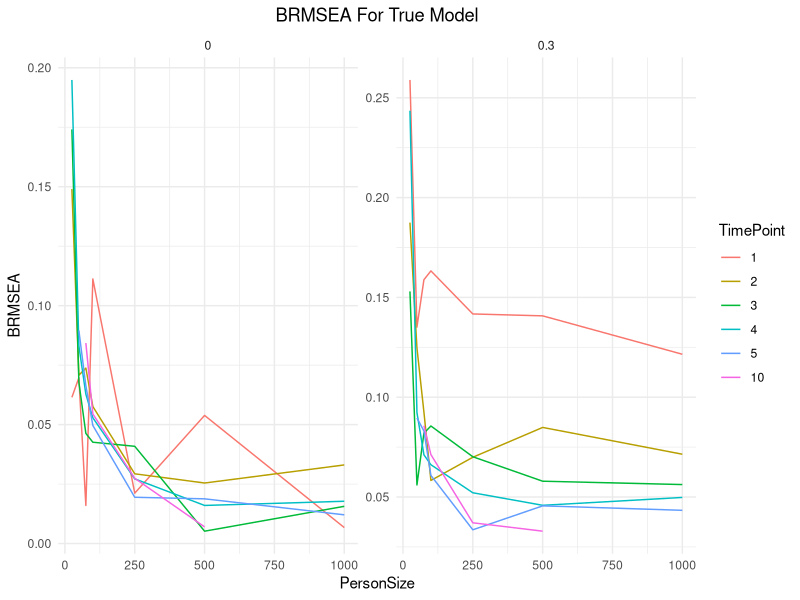
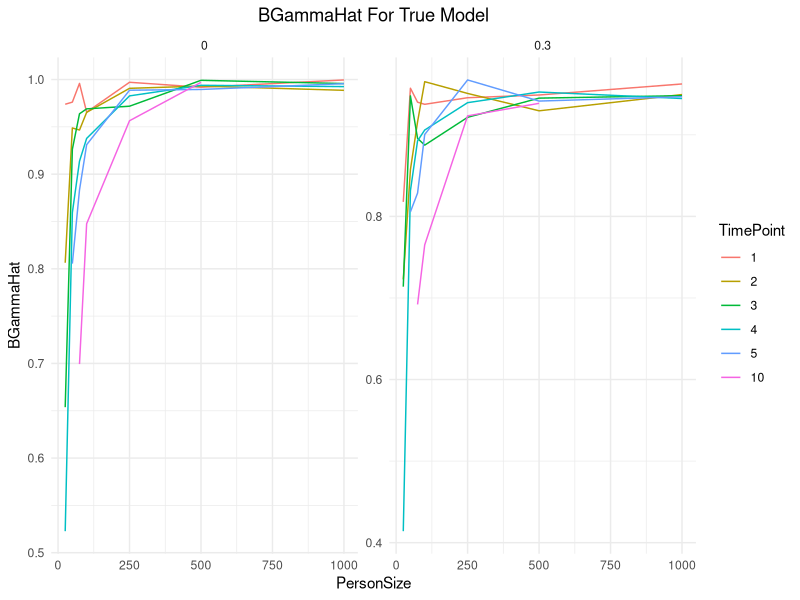
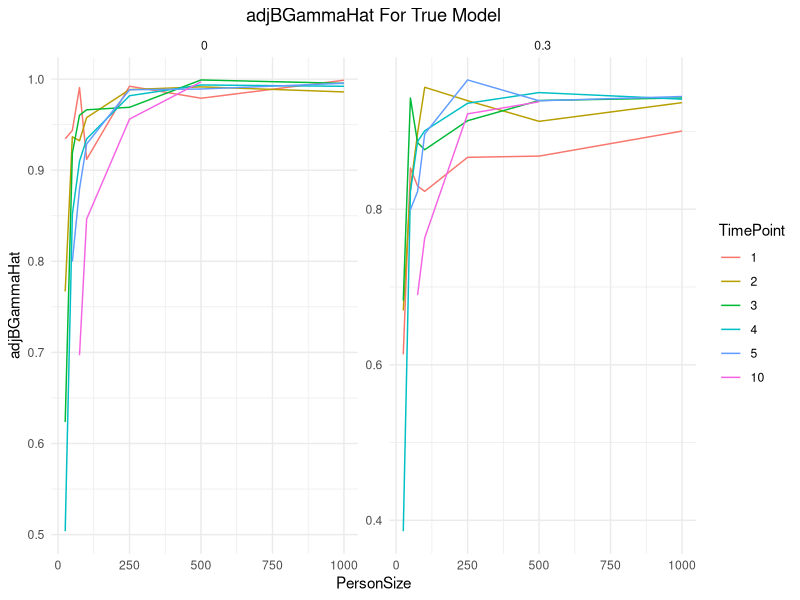
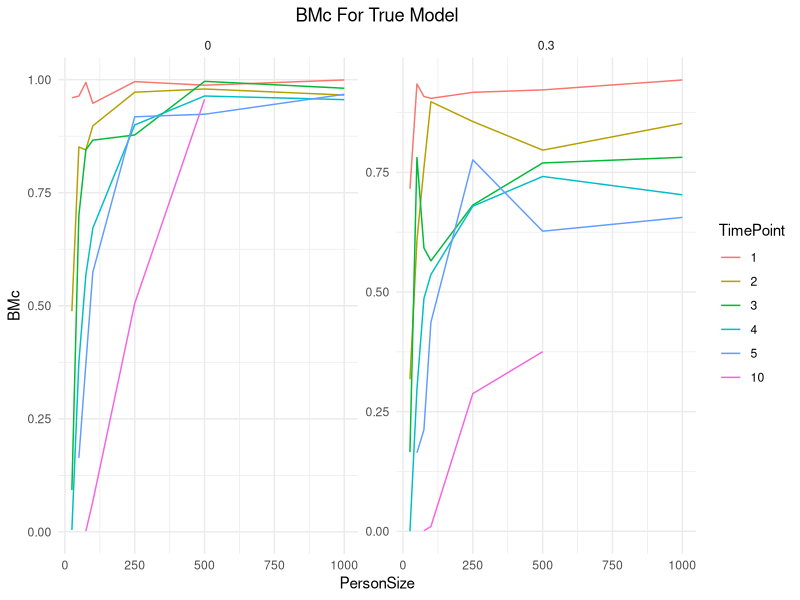
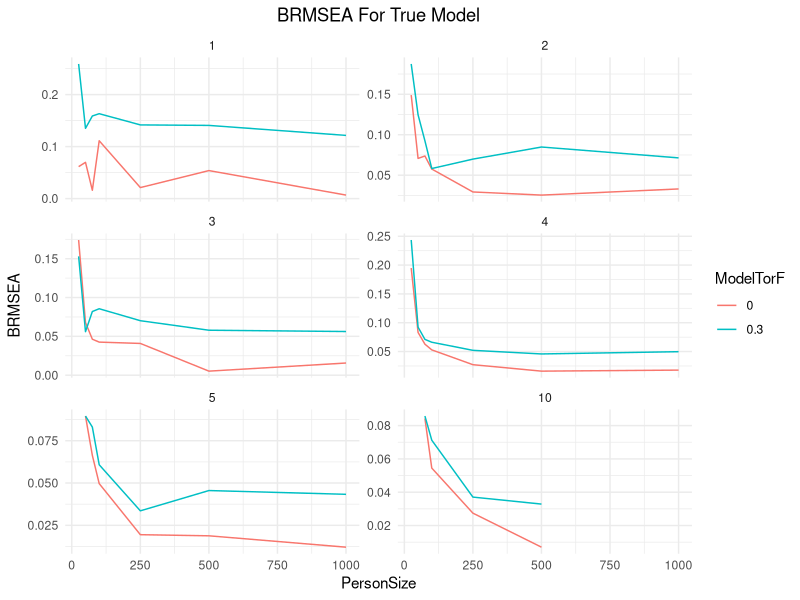
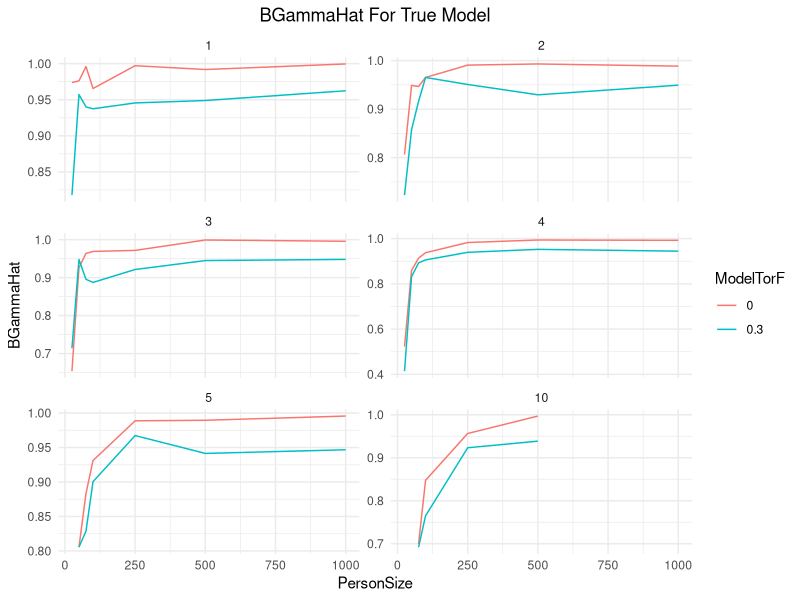
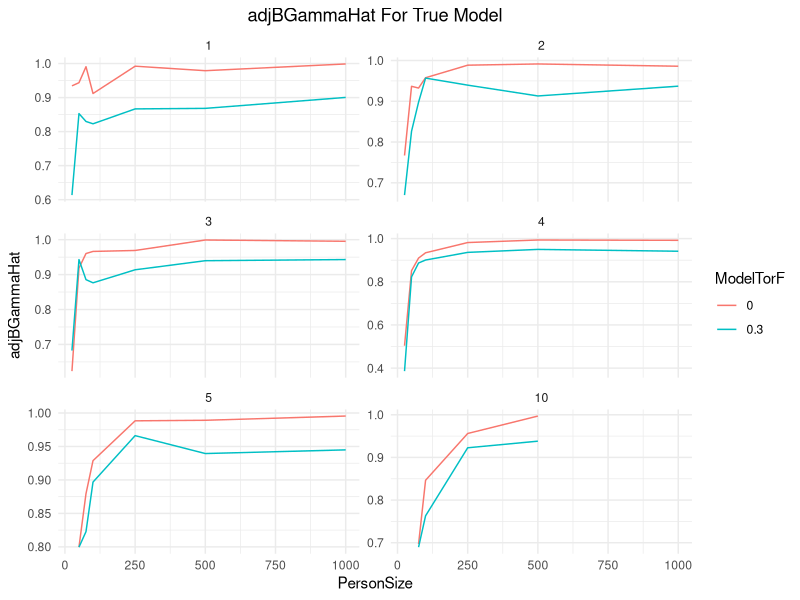
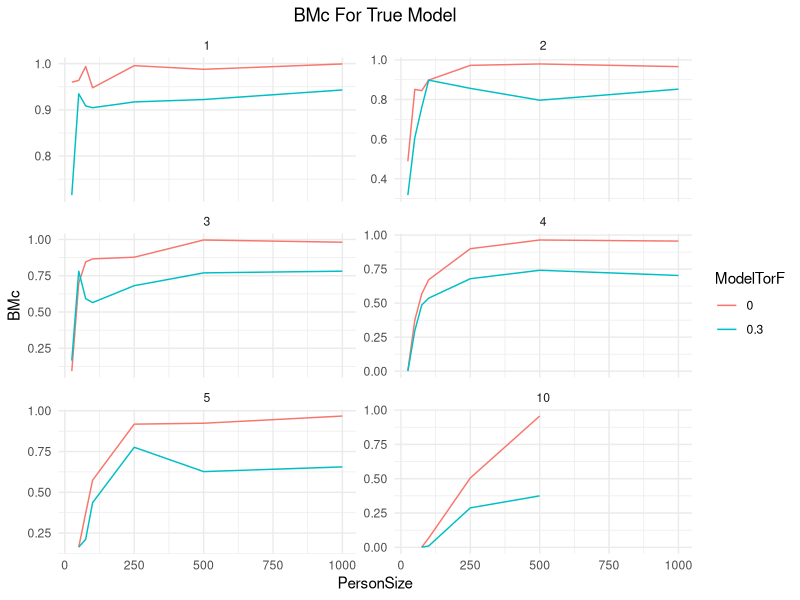

Write the R code that produced these figures, in order.
setwd("/Users/admin/Desktop/Research Project/CODE/TUUni/FINAL/old run")
getwd()

library(readr)
library(dplyr)
library(ggplot2)
data <- read_csv("final_combined.csv")





#final_column_num 4, 5, 6, 7 for BRMSEA BGammaHat adjBGammaHat      BMc
# final_column_name_str "BRMSEA"  "BGammaHat" "adjBGammaHat"      "BMc"

Create2graphs <- function(data_MAIN, final_column_num, final_column_name_str){

  BRMSEA_data <- data_MAIN[,c(1,2,3,final_column_num)]
  BRMSEA_TM <- BRMSEA_data %>% filter( ModelTorF == 0)
  BRMSEA_TM <- BRMSEA_TM[,c(1,2,4)]
  BRMSEA_FM <- BRMSEA_data  %>% filter(ModelTorF == 0.3)
  BRMSEA_FM <- BRMSEA_FM[,c(1,2,4)]
  

  my_plot1 <-ggplot(BRMSEA_TM, aes_string(x = "PersonSize", y= final_column_name_str, color = "as.factor(TimePoint)")) +
    geom_line() +
    labs(x = "PersonSize", y = final_column_name_str, color = "TimePoint", title = paste(final_column_name_str, "For True Model", sep = " ") ) +
    theme_minimal() +
    theme(plot.title = element_text(hjust = 0.5))

  my_plot2 <- ggplot(BRMSEA_FM, aes_string(x = "PersonSize", y = final_column_name_str, color = "as.factor(TimePoint)")) +
    geom_line() +
    labs(x = "PersonSize", y = final_column_name_str, color = "TimePoint", title = paste(final_column_name_str, "For False Model", sep = " ") ) +
    theme_minimal() +
    theme(plot.title = element_text(hjust = 0.5))
  
  ggsave(paste(final_column_name_str, "T.jpg", sep = "_"), plot = my_plot1, width = 8, height = 6, units = "in")
  ggsave(paste(final_column_name_str, "F.jpg", sep = "_"), plot = my_plot2, width = 8, height = 6, units = "in")
}


#final_column_num 4, 5, 6, 7 for BRMSEA BGammaHat adjBGammaHat      BMc
# final_column_name_str "BRMSEA"  "BGammaHat" "adjBGammaHat"      "BMc"

# Create2graphs(data, 4, "BRMSEA" )
# Create2graphs(data, 5, "BGammaHat" )
# Create2graphs(data, 6, "adjBGammaHat" )
# Create2graphs(data, 7, "BMc" )
 

Create3graphs <- function(data_MAIN, final_column_num, final_column_name_str){
  
  BRMSEA_data <- data_MAIN[,c(1,2,3,final_column_num)]
  mac <- c(1, 2, 3, 4, 5, 10)
  BRMSEA_TM <- BRMSEA_data# %>% filter( ModelTorF == 0)
  
  
  
  
  my_plot1 <-ggplot(BRMSEA_TM, aes_string(x = "PersonSize", y= final_column_name_str, color = "as.factor( TimePoint)")) +
    geom_line() +
    facet_wrap(~ ModelTorF, scales = "free_y", nrow = 3, ncol = 2) +
    labs(x = "PersonSize", y = final_column_name_str, color = "TimePoint", title = paste(final_column_name_str, "For True Model", sep = " ") ) +
    theme_minimal() +
    theme(plot.title = element_text(hjust = 0.5))
  
  
  ggsave(paste(final_column_name_str, "Time.jpg", sep = "_"), plot = my_plot1, width = 8, height = 6, units = "in")
}

Create3graphs(data, 4, "BRMSEA" )
Create3graphs(data, 5, "BGammaHat" )
Create3graphs(data, 6, "adjBGammaHat" )
Create3graphs(data, 7, "BMc" )



Create4graphs <- function(data_MAIN, final_column_num, final_column_name_str){
  
  BRMSEA_data <- data_MAIN[,c(1,2,3,final_column_num)]
  mac <- c(1, 2, 3, 4, 5, 10)
  BRMSEA_TM <- BRMSEA_data# %>% filter( ModelTorF == 0)
  
  
  

  my_plot1 <-ggplot(BRMSEA_TM, aes_string(x = "PersonSize", y= final_column_name_str, color = "as.factor( ModelTorF)")) +
    geom_line() +
    facet_wrap(~ TimePoint, scales = "free_y", nrow = 3, ncol = 2) +
    labs(x = "PersonSize", y = final_column_name_str, color = "ModelTorF", title = paste(final_column_name_str, "For True Model", sep = " ") ) +
    theme_minimal() +
    theme(plot.title = element_text(hjust = 0.5))
  

  ggsave(paste(final_column_name_str, "0_03.jpg", sep = "_"), plot = my_plot1, width = 8, height = 6, units = "in")
}

Create4graphs(data, 4, "BRMSEA" )
Create4graphs(data, 5, "BGammaHat" )
Create4graphs(data, 6, "adjBGammaHat" )
Create4graphs(data, 7, "BMc" )



